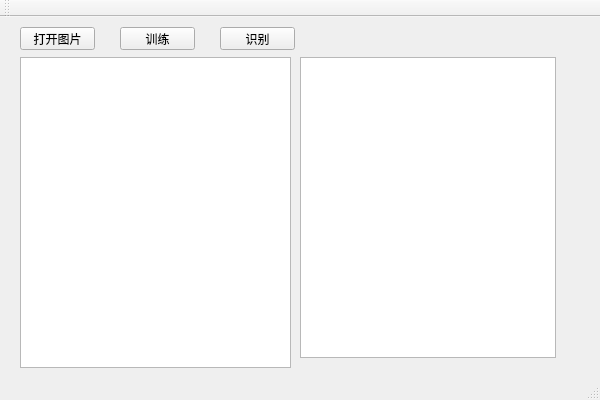
<?xml version="1.0" encoding="UTF-8"?>
<ui version="4.0">
 <class>ComputerVisionSystemClass</class>
 <widget class="QMainWindow" name="ComputerVisionSystemClass">
  <property name="geometry">
   <rect>
    <x>0</x>
    <y>0</y>
    <width>600</width>
    <height>400</height>
   </rect>
  </property>
  <property name="windowTitle">
   <string>ComputerVisionSystem</string>
  </property>
  <widget class="QWidget" name="centralWidget">
   <widget class="QPushButton" name="OpenImg_PB">
    <property name="geometry">
     <rect>
      <x>20</x>
      <y>10</y>
      <width>75</width>
      <height>23</height>
     </rect>
    </property>
    <property name="text">
     <string>打开图片</string>
    </property>
   </widget>
   <widget class="QTextBrowser" name="DebugInfo_TB">
    <property name="geometry">
     <rect>
      <x>20</x>
      <y>40</y>
      <width>271</width>
      <height>311</height>
     </rect>
    </property>
   </widget>
   <widget class="QTextBrowser" name="textBrowser_2">
    <property name="geometry">
     <rect>
      <x>300</x>
      <y>40</y>
      <width>256</width>
      <height>301</height>
     </rect>
    </property>
   </widget>
   <widget class="QPushButton" name="Train_PB">
    <property name="geometry">
     <rect>
      <x>120</x>
      <y>10</y>
      <width>75</width>
      <height>23</height>
     </rect>
    </property>
    <property name="text">
     <string>训练</string>
    </property>
   </widget>
   <widget class="QPushButton" name="Discern_PB">
    <property name="geometry">
     <rect>
      <x>220</x>
      <y>10</y>
      <width>75</width>
      <height>23</height>
     </rect>
    </property>
    <property name="text">
     <string>识别</string>
    </property>
   </widget>
  </widget>
  <widget class="QMenuBar" name="menuBar">
   <property name="geometry">
    <rect>
     <x>0</x>
     <y>0</y>
     <width>600</width>
     <height>23</height>
    </rect>
   </property>
  </widget>
  <widget class="QToolBar" name="mainToolBar">
   <attribute name="toolBarArea">
    <enum>TopToolBarArea</enum>
   </attribute>
   <attribute name="toolBarBreak">
    <bool>false</bool>
   </attribute>
  </widget>
  <widget class="QStatusBar" name="statusBar"/>
 </widget>
 <layoutdefault spacing="6" margin="11"/>
 <resources>
  <include location="computervisionsystem.qrc"/>
 </resources>
 <connections/>
</ui>
